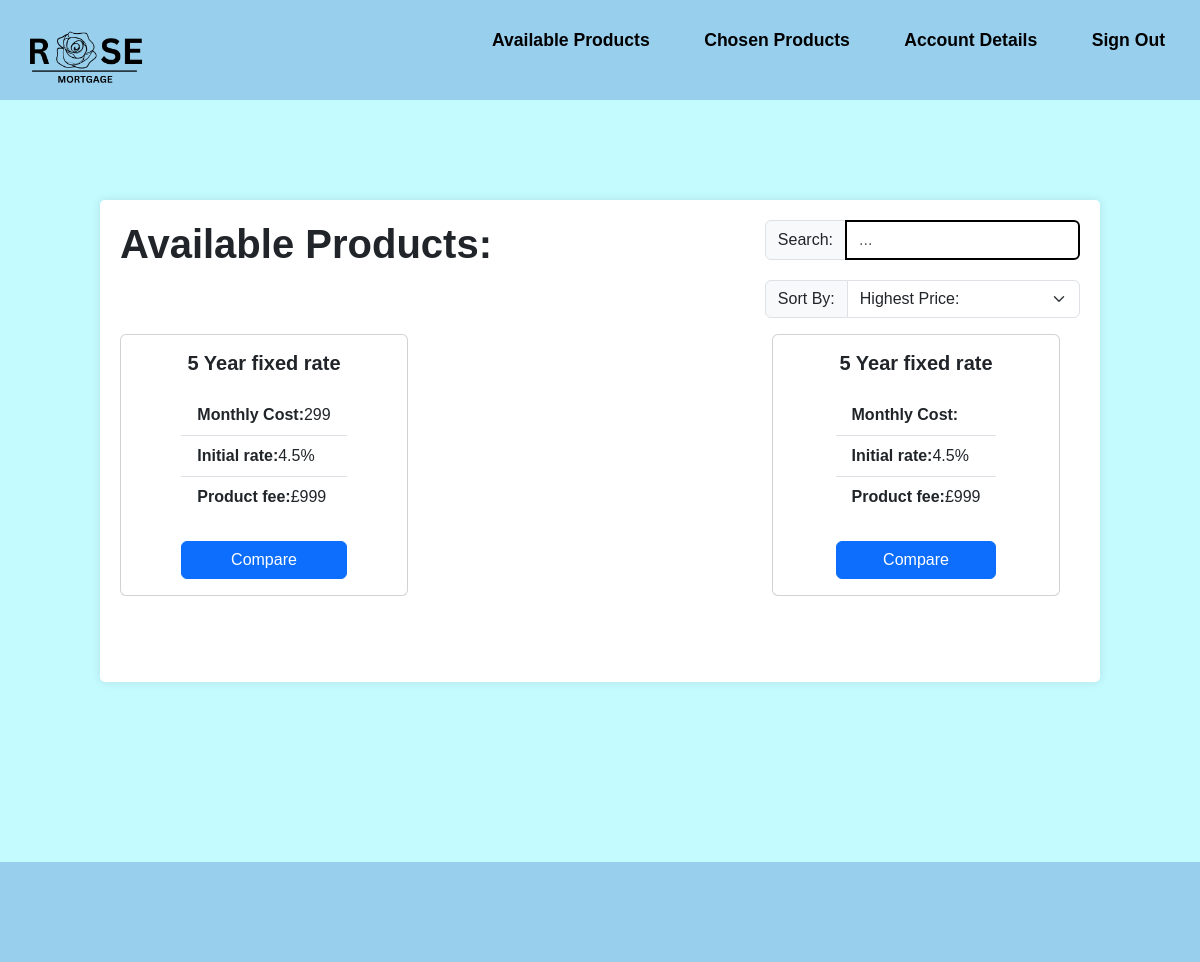
Page /memberviewproducts.php (signed in) on the committed database.
### tables this page shows
CREATE TABLE "Quote" (
	"Quote_ID"	INTEGER NOT NULL,
	"Product_ID"	INTEGER NOT NULL,
	"RegisteredUser_ID"	INTEGER NOT NULL,
	"monthly_repayments"	INTEGER NOT NULL,
	"product_starred"	INTEGER NOT NULL,
	PRIMARY KEY("Quote_ID" AUTOINCREMENT),
	FOREIGN KEY("RegisteredUser_ID") REFERENCES "RegisteredUser"("RegisteredUser_ID"),
	FOREIGN KEY("Product_ID") REFERENCES "Product"("Product_ID"),
	FOREIGN KEY("Quote_ID") REFERENCES "Quote"("Quote_ID")
);

CREATE TABLE "Product" (
	"Product_ID"	INTEGER NOT NULL,
	"Broker_ID"	INTEGER NOT NULL,
	"YearRate"	INTEGER NOT NULL,
	"ProductType"	TEXT NOT NULL,
	"expected_income"	INTEGER NOT NULL,
	"expected_outgoings"	INTEGER NOT NULL,
	"expected_credit_score"	INTEGER NOT NULL,
	"initial_interest_rate"	REAL NOT NULL,
	"secondary_interest_rate"	REAL NOT NULL,
	"ProductFee"	INTEGER NOT NULL,
	"mtv_ratio"	REAL NOT NULL,
	"aDraft"	INTEGER NOT NULL,
	FOREIGN KEY("Broker_ID") REFERENCES "Broker"("Broker_ID"),
	PRIMARY KEY("Product_ID" AUTOINCREMENT)
);

### MemberViewProducts.php (the view, shortened to what this page needs)
<?php
include 'connection.php';
$RegisteredUser_ID = $_SESSION['RegisteredUser_ID'];
$sql = "SELECT *
        FROM Product
        LEFT JOIN financialdetails ON (financialdetails.RegisteredUser_ID = Product.Broker_ID)
        LEFT JOIN RegisteredUser ON (RegisteredUser.RegisteredUser_ID = financialdetails.RegisteredUser_ID)
        LEFT JOIN Quote ON (Quote.Product_ID = Product.Product_ID)
        WHERE Product.expected_income <= (SELECT annual_income FROM financialdetails WHERE RegisteredUser_ID = $RegisteredUser_ID)
        AND Product.expected_outgoings <= (SELECT monthly_spending_amounts FROM financialdetails WHERE RegisteredUser_ID = $RegisteredUser_ID)
        AND Product.expected_credit_score <= (SELECT credit_score FROM financialdetails WHERE RegisteredUser_ID = $RegisteredUser_ID);";
$statement = $db->query($sql);
?>
<!DOCTYPE html>
<html lang="en">
<head>
  <link rel="stylesheet" href="https://cdn.jsdelivr.net/npm/bootstrap@5.3.2/dist/css/bootstrap.min.css">
  <link rel="stylesheet" href="style.css">
</head>
<body>
<header class="flex-container">
<a href="MemberViewProducts.php"> <img src="Assets/logo.png" alt="Rose Mortgage"> </a>
    <div>
        <ul class="nav-links">
            <li><a href="MemberViewProducts.php">Available Products</a></li>
            <li><a href="MemberChosenProducts.php">Chosen Products</a></li>
            <li><a href="MemberAccountDetails.php">Account Details</a></li>
            <li><a href="home.php">Sign Out</a></li>
        </ul>
    </div>
</header>
<div class="largecontainer">
    <div class="flex-container">
        <div><h1><b>Available Products:</b></h1></div>
        <div>
            <div class="input-group flex-nowrap">
                <span class="input-group-text" id="addon-wrapping">Search:</span>
                <input type="text" class="form-control" placeholder="..." aria-label="Username" aria-describedby="addon-wrapping">
            </div>
            <div class="input-group mb-3">
                <label class="input-group-text" for="inputGroupSelect01">Sort By:</label>
                <select class="form-select" id="inputGroupSelect01">
                    <option selected>Highest Price:</option>
                </select>
            </div>
        </div>
    </div>
    <div class="flex-table">
        <?php
        while ($row = $statement->fetch(PDO::FETCH_ASSOC)) {
        ?>
        <div class="card" style="width: 18rem; margin-bottom: 50px;">
            <div class="card-body">
            <h5 class="card-title"><b><?php echo $row["YearRate"] . " Year " . $row["ProductType"]; ?></b></h5>
                <ul class="list-group list-group-flush">
                    <li class="list-group-item"><b>Monthly Cost:</b><?php echo $row["monthly_repayments"]; ?></li>
                    <li class="list-group-item"><b>Initial rate:</b><?php echo $row["initial_interest_rate"]; ?></li>
                    <li class="list-group-item"><b>Product fee:</b><?php echo $row["ProductFee"]; ?></li>
                </ul>
                <br>
                <a href="#" class="btn btn-primary">Compare</a>
            </div>
        </div>
        <?php
        }
        ?>
    </div>
</div>
<footer>
</footer>
</body>
</html>

### style.css (style rules this page uses)
* { margin: 0; padding: 0; text-decoration: none; font-family: Arial, Helvetica, sans-serif; box-sizing: border-box; list-style: none; }
a { color: #000; text-decoration: none; }
header { background-color: #98CFED; padding: 10px; color: black; height: 100px; width: 100%; top: 0; display: flex; justify-content: flex-start; align-items: center; z-index: 1000; }
.nav-links li { display: inline-block; position: relative; margin: 0 25px; }
.nav-links li a { font-weight: bold; font-size: 1.1rem; text-decoration: none; color: black; }
.nav-links li::after { content: ''; width: 0%; height: 2px; background: #000; display: block; margin: auto; position: absolute; top: 100%; left: 50%; transform: translate(-50%); transition: 0.7s; }
header img { width: 150px; height: auto; }
body { background-color: #c4fbff; display: flex; flex-direction: column; min-height: 100vh; }
.card { height: 100%; display: flex; justify-content: center; align-items: center; }
.card-body { height: 100%; display: flex; flex-direction: column; }
.card-title { margin-bottom: 20px; text-align: center; }
ul { flex: 1; margin-bottom: 20px; }
ul li { list-style-type: disc; }
.form-control { border: 2px solid black; }
.largecontainer { width: 1000px; margin: 100px auto 80px; padding: 20px; background-color: #fff; border-radius: 5px; box-shadow: 0 0 10px rgba(0, 0, 0, 0.1); }
.flex-container { display: flex; flex-direction: row; justify-content:space-between; }
.flex-table { display:flex; flex-direction: row; flex-wrap: wrap; align-content: flex-start; justify-content: space-between; margin-right: 20px; margin-bottom: 1em; }
label { display: block; font-weight: bold; }
.input-group { margin-bottom: 20px; }
footer { background-color: #98CFED; padding: 10px; color: black; height: 100px; width: 100%; bottom: 0; z-index: 1000; margin-top: 100px; }

### rows in the picture
quote: Product_ID.YearRate "5", Product_ID.ProductType "fixed rate", monthly_repayments "299", Product_ID.initial_interest_rate "4.5%", Product_ID.ProductFee "£999"
product: YearRate "5", ProductType "fixed rate", initial_interest_rate "4.5%", ProductFee "£999"
